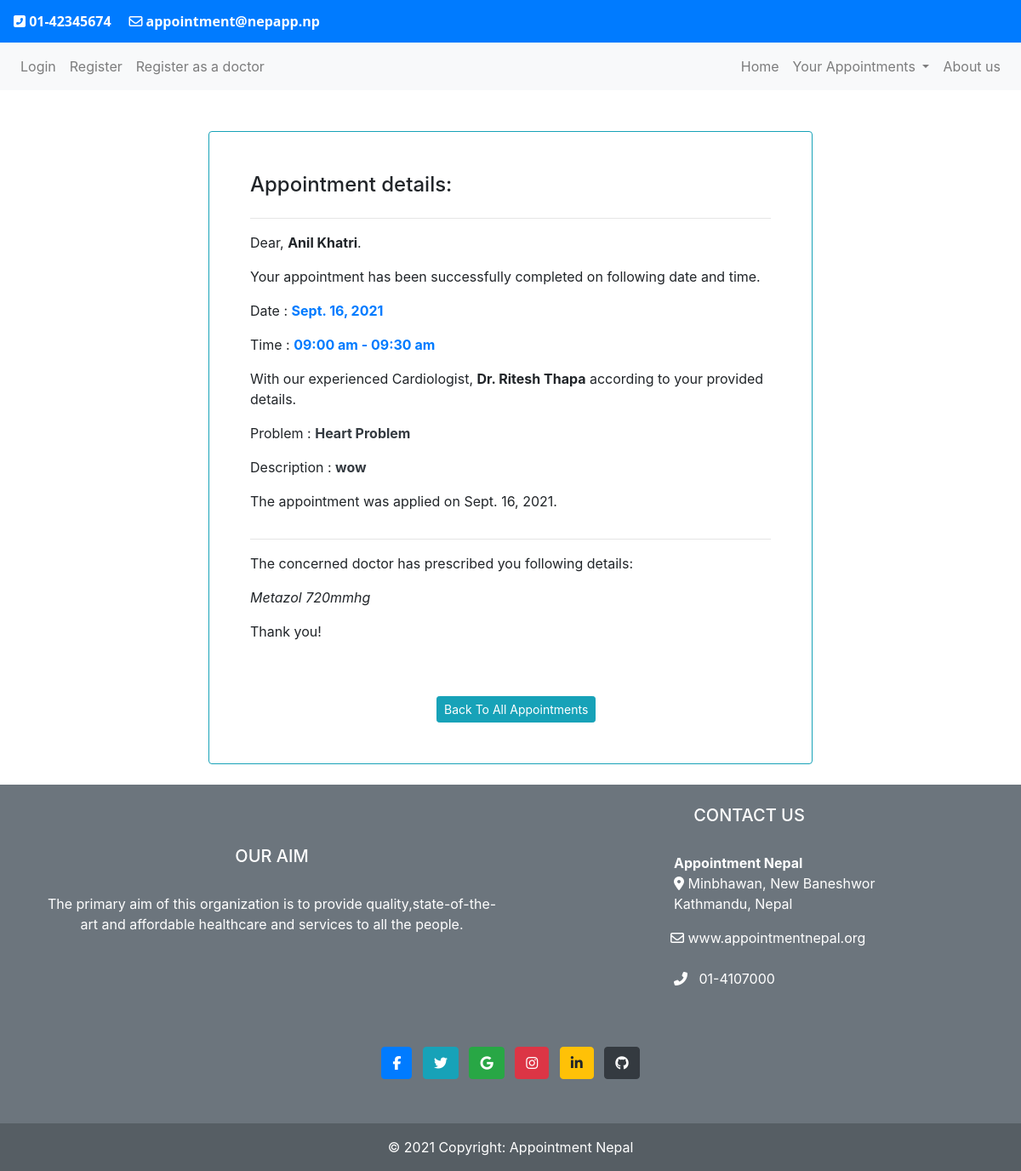
Page /app/response/7 on the committed database.
### mainapp/models.py (models this page shows, shortened)
class Appointment (models.Model):
    user= models.ForeignKey(User,on_delete=models.CASCADE)
    name=models.CharField(max_length=200, null=True)
    phonenumber=models.CharField(max_length=15, null=True)
    email=models.EmailField( null=True)
    age=models.PositiveIntegerField( null=True)
    address=models.CharField(max_length=200, null=True)
    desc=models.TextField( null=True)
    date=models.DateField(null=True)
    time= models.CharField(max_length=20, null=True,choices=times )
    seen=models.BooleanField(default=False)
    response=models.TextField(null=True)
    doctor=models.ForeignKey(DoctorUser,on_delete=models.CASCADE, null=True)
    applied_date=models.DateField(auto_now_add=True, blank=True, null=True)

### accounts/models.py (models this page shows, shortened)
class DoctorUser(models.Model):
    user = models.OneToOneField(User, on_delete=models.CASCADE, related_name='doctor')
    dob= models.DateField(null=True)
    total_experience_years= models.PositiveIntegerField(null=True)
    address= models.CharField(max_length=255, null=True)
    contact= models.CharField(max_length=10, null=True)
    maximum_degree= models.ImageField(upload_to='doctors_degree',null=False)
    specilization=models.ForeignKey(Specilization,null=False, on_delete=models.CASCADE)
    profile_pic= models.ImageField(upload_to='doctors_pics', null=True, blank=True)
    admin_approve=models.BooleanField(default=False)

class Specilization(models.Model):
    specilization_type=models.CharField(max_length=255, null=False)
    problem_related=models.CharField(max_length=255, null=False)
    def __str__(self):
        return self.specilization_type

### mainapp/views.py (the view)
# urls.py: path('response/<int:id>',views.response, name='response'),
def response(request,id):
    appointment=Appointment.objects.get(id=id)
    context={
        'appointment':appointment,
    }
    return render(request,'mainapp/appointResponse.html',context)

### templates/mainapp/appointResponse.html (shortened to what this page needs)
{% extends 'mainapp/base.html' %}
{% load static %}
{% block navblock %}
<br>
<div class="container">
    <div class="col-lg-8  mx-auto">
        {% if appointment.response == None %}
        <div class="border border-info card p-5 my-4 ">
            <h4>
                Appointment details:
            </h4><hr>
            <p>Dear, <b>{{appointment.user.first_name}} {{appointment.user.last_name}}</b>.</p>
            <p class='text-left'>Your appointment has been successfully booked on following date and time.</p>
                <p >Date : <b class='text-primary'>{{appointment.date}}</b></p>
                <p >Time : <b class='text-primary'>{{appointment.time}}</b></p>
            <p>With our experienced {{appointment.doctor.specilization}}, <b>Dr. {{appointment.doctor.user.first_name}} {{appointment.doctor.user.last_name}}</b> according to your provided details.</p>
                <p >Problem : <b class='text-dark'>{{appointment.doctor.specilization.problem_related}}</b></p>
                <p >Description : <b class='text-dark'>{{appointment.desc}}</b></p>
            <p>The appointment was applied on {{appointment.applied_date}}.</p>
            <div class="col-lg-4 mx-auto ">
            <a href="{%url 'mainapp:oldappointment'%}" class="btn btn-info mt-5 btn-sm">Back To All Appointments</a>
            </div>
        </div>
        {% else %}
        <div class="border border-info card p-5 my-4 ">
            <h4>
                Appointment details:
            </h4><hr>
            <p>Dear, <b>{{appointment.user.first_name}} {{appointment.user.last_name}}</b>.</p>
            <p class='text-left'>Your appointment has been successfully completed on following date and time.</p>
                <p >Date : <b class='text-primary'>{{appointment.date}}</b></p>
                <p >Time : <b class='text-primary'>{{appointment.time}}</b></p>
            <p>With our experienced {{appointment.doctor.specilization}}, <b>Dr. {{appointment.doctor.user.first_name}} {{appointment.doctor.user.last_name}}</b> according to your provided details.</p>
                <p >Problem : <b class='text-dark'>{{appointment.doctor.specilization.problem_related}}</b></p>
                <p >Description : <b class='text-dark'>{{appointment.desc}}</b></p>
            <p>The appointment was applied on {{appointment.applied_date}}.</p><hr>
            <p>The concerned doctor has prescribed you following details:</p>
            <p><i>{{appointment.response}}</i></p>
            <p>Thank you!</p>
            <div class="col-lg-4 mx-auto ">
            <a href="{%url 'mainapp:oldappointment'%}" class="btn btn-info mt-5 btn-sm">Back To All Appointments</a>
            </div>
        </div>
        {%endif%}
    </div>
</div>
{% include 'mainapp/footer.html' %}
{% endblock %}

### statics/mainapp/css/navbar.css (style rules this page uses)
* { overflow-x: wrap; }

### statics/mainapp/css/appoint.css (style rules this page uses)
body { width: 100%; height: 100%; }

### rows in the picture
Appointment: user.first_name "Anil", user.last_name "Khatri", date "Sept. 16, 2021", time "09:00 am - 09:30 am", doctor.specilization "Cardiologist", doctor.user.first_name "Ritesh", doctor.user.last_name "Thapa", doctor.specilization.problem_related "Heart Problem", desc "wow", applied_date "Sept. 16, 2021", response "Metazol 720mmhg"
